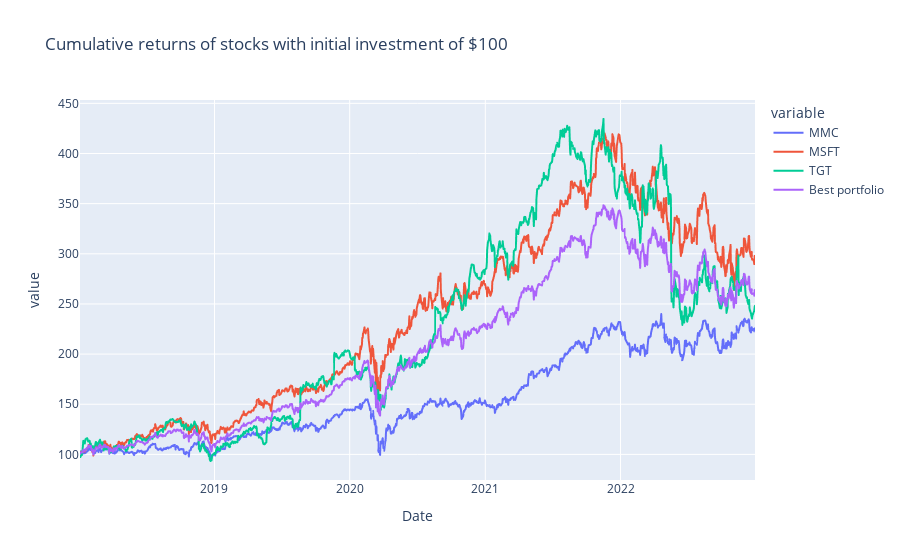

This figure's notebook cell:
### Markdown cell above
As an example we will take the following stock list: Microsoft, Marsh & McLennan Companies, NiSource Inc, Baxter, Centerpoint Energy, Target Corporation, JP Morgan and Boeing. We will read in price data between 1 january 2018 and 1 january 2023.

### Code cell
# Enter stocks
stock_list = ['MSFT', 'MMC', 'NI', 'BAX', 'CNP', 'TGT', 'JPM', 'BA']

# Read in price data example between 01 jan 2018 and 01 jan 2023
df = get_data("20180101","20230101",stock_list)

# Show information about optimal portfolio 
info(df)
print("")
# Enter portfolio amount and show the discrete allocation
number_of_stocks_to_buy(df)
print("Let's see how your basket looks like: ")
pie_plot(df)
print("Here are the most recent stock prices of your stocks and (optimal) portfolio:")
print("")
df_opt=optimal_df(df)
display(df_opt.tail())
print("")
# Plot the daily returns showing how an investment of 100 dollars would evolve
print("The following graph shows how your investment of 100 dollars would evolve over time")
plot_returns(df_opt)

### Figure 1 — Plotly figure (JSON) as saved in the notebook; plotly's stock layout.template omitted (floating-point values rounded to 4 significant figures; data arrays with more than 128 entries replaced by an {"elided": "..."} marker saying what was removed)
{"data": [{"hovertemplate": "variable=MMC<br>Date=%{x}<br>value=%{y}<extra></extra>", "legendgroup": "MMC", "line": {"color": "#636efa", "dash": "solid"}, "marker": {"symbol": "circle"}, "mode": "lines", "name": "MMC", "showlegend": true, "type": "scattergl", "x": {"elided": "1258 str values"}, "xaxis": "x", "y": {"elided": "1258 float values"}, "yaxis": "y"}, {"hovertemplate": "variable=MSFT<br>Date=%{x}<br>value=%{y}<extra></extra>", "legendgroup": "MSFT", "line": {"color": "#EF553B", "dash": "solid"}, "marker": {"symbol": "circle"}, "mode": "lines", "name": "MSFT", "showlegend": true, "type": "scattergl", "x": {"elided": "1258 str values"}, "xaxis": "x", "y": {"elided": "1258 float values"}, "yaxis": "y"}, {"hovertemplate": "variable=TGT<br>Date=%{x}<br>value=%{y}<extra></extra>", "legendgroup": "TGT", "line": {"color": "#00cc96", "dash": "solid"}, "marker": {"symbol": "circle"}, "mode": "lines", "name": "TGT", "showlegend": true, "type": "scattergl", "x": {"elided": "1258 str values"}, "xaxis": "x", "y": {"elided": "1258 float values"}, "yaxis": "y"}, {"hovertemplate": "variable=Best portfolio<br>Date=%{x}<br>value=%{y}<extra></extra>", "legendgroup": "Best portfolio", "line": {"color": "#ab63fa", "dash": "solid"}, "marker": {"symbol": "circle"}, "mode": "lines", "name": "Best portfolio", "showlegend": true, "type": "scattergl", "x": {"elided": "1258 str values"}, "xaxis": "x", "y": {"elided": "1258 float values"}, "yaxis": "y"}], "layout": {"legend": {"title": {"text": "variable"}, "tracegroupgap": 0}, "title": {"text": "Cumulative returns of stocks with initial investment of $100"}, "xaxis": {"anchor": "y", "domain": [0, 1], "title": {"text": "Date"}}, "yaxis": {"anchor": "x", "domain": [0, 1], "title": {"text": "value"}}}}
